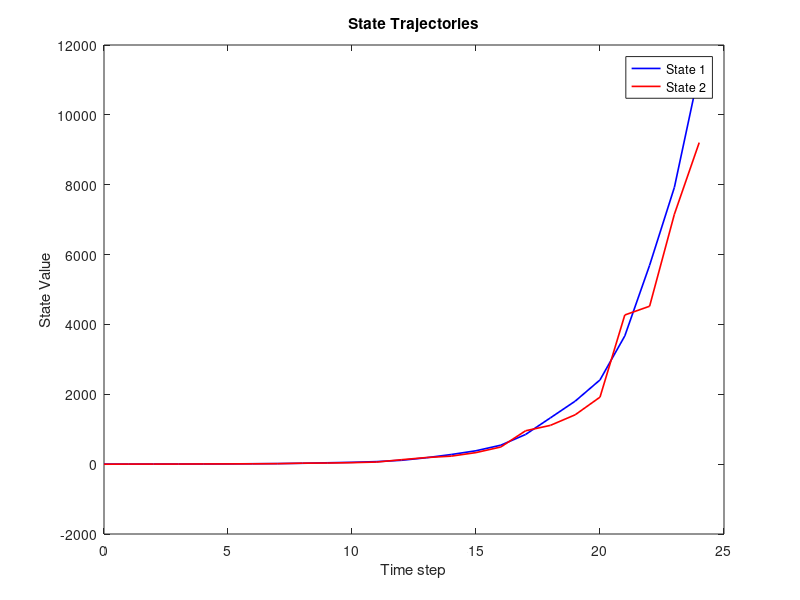

MATLAB code for this plot: (Note: this script raises an error after producing the figure.)
%%paper: Data-Driven Control for Linear Discrete-Time Systems with Time-Varying Delays
%%author:Pengfei Kong from ECUST

% Discrete-time state-space model matrices
A = [0.9 0.5; 0.8 0.1];
B = [1 ;0.5];
d_max = 5;
d_min = 1;
n = size(A, 1);
m = size(B,2);
L = size(A,1) + 2*size(B,1) + d_max + 4;%data length

% State-feedback control gain
%K = [102.9100 80.7916];
Ad = [0.3 0;0.8 0.5];
% Simulation parameters
x0 = [2; -2];  
N = 25;  % Number of time steps

% Initialize state and input histories
x_hist = zeros(2, N);
u_hist = zeros(1, N);
d_hist = zeros(1, N); % Array to store delay at each time step

% Set initial state
x_hist(:, 1) = x0;
u_hist = 2*rand(1, N) -1;
% Simulation loop
for k = 1:N-1
    % Generate a random delay between 1 and 5
    dk = randi([d_min, d_max]);
    d_hist(k) = dk; % Record the delay
    
    if k > dk
        % State feedback control with random delay
         x_hist(:, k + 1) = A * x_hist(:, k) + B * u_hist(k) + Ad * x_hist(:, k - dk);
    else
        % No control applied for the first dk steps
        x_hist(:, k + 1) = A * x_hist(:, k) + B * u_hist(k);
    end
end

% Plot results
figure(1);
plot(0:N-1, x_hist(1, :), 'b-', 'LineWidth', 1.2,'DisplayName', 'State 1');
hold on;
plot(0:N-1, x_hist(2, :), 'r-', 'LineWidth', 1.2,'DisplayName', 'State 2');
xlabel('Time step');
ylabel('State Value');
title('State Trajectories');
legend;
hold off;


%data matrix
X_0 = zeros(n,L);
X_1 = zeros(n,L);
X_d = zeros(n,L);
U_0 = zeros(m,L);

X_0 = x_hist(:,6:6+L-1);
X_1 = x_hist(:,7:6+L);
U_0 = u_hist(:,6:6+L-1);
for k=1:15
    X_d(:,k) = x_hist(:,k+5-d_hist(k+5));
end

%LMI
S1 = sdpvar(n, n, 'symmetric');
S2 = sdpvar(n, n, 'full');
S3 = sdpvar(n, n, 'full');
Q = sdpvar(n, n, 'symmetric');
Y = sdpvar(n, n, 'symmetric');
Q1 = sdpvar(L, n, 'full');
Q2 = sdpvar(L, n, 'full');



Phi = [
    -S1, -(X_1*Q1)' + S2',  S2', zeros(n, n), S1', S1';
    -(X_1*Q1) + S2, S3 + S3', S3', -X_1*Q2, zeros(n, n), zeros(n, n);
    S2, S3, -S1, zeros(n, n), zeros(n, n), zeros(n, n);
    zeros(n, n), -(X_1*Q2)', zeros(n, n), -Q, zeros(n, n), zeros(n, n);
    S1, zeros(n, n), zeros(n, n), zeros(n, n), -Q, zeros(n, n);
    S1, zeros(n, n),zeros(n, n), zeros(n, n), zeros(n, n), -(1/(d_max - d_min))*Y
    ];

% 添加LMI约束
F = [Phi <= 0,  S1 >= 0, Q >= 0, Y >= 0 , Y <= Q ,...
     X_d *Q1 == X_0*Q2,X_0*Q2 == 0 ,S1 == X_0*Q1 , Q == X_d*Q2];


options = sdpsettings('solver', 'mosek', 'verbose', 3);
diagnostics = optimize(F, [], options)


if diagnostics.problem == 0
    disp('LMI problem is feasible.');
    Q1_value = value(Q1);

    K = U_0 * Q1_value /(value(S1)); 
    disp('The control gain K is:');
    disp(K);
else
    error('LMI problem is not feasible.');
end



for k = 1:N-1
    % Generate a random delay between 1 and 5
    dk = randi([1, 5]);
    d_hist2(k) = dk; % Record the delay
    u_hist(k) = K * x_hist(:, k);
    if k > dk
        % State feedback control with random delay
         x_hist(:, k + 1) = A * x_hist(:, k) + B * u_hist(k) + Ad * x_hist(:, k - dk);
    else
        % No control applied for the first dk steps
        x_hist(:, k + 1) = A * x_hist(:, k) + B * u_hist(k);
    end
end

% Plot results
figure(2);
plot(0:N-1, x_hist(1, :), 'b-', 'LineWidth', 1.2,'DisplayName', 'State 1');
hold on;
plot(0:N-1, x_hist(2, :), 'r-','LineWidth', 1.2, 'DisplayName', 'State 2');
xlabel('Time step');
ylabel('State Value');
title('State Trajectories');
xlim([0, N-1]);
legend;

hold off;


%delay figure
figure;
stem(0:1:24, d_hist(1:25), 'filled', 'LineWidth', 1.2);

xlabel('Time step', 'FontSize', 12);    
ylabel('Delay value', 'FontSize', 12);  